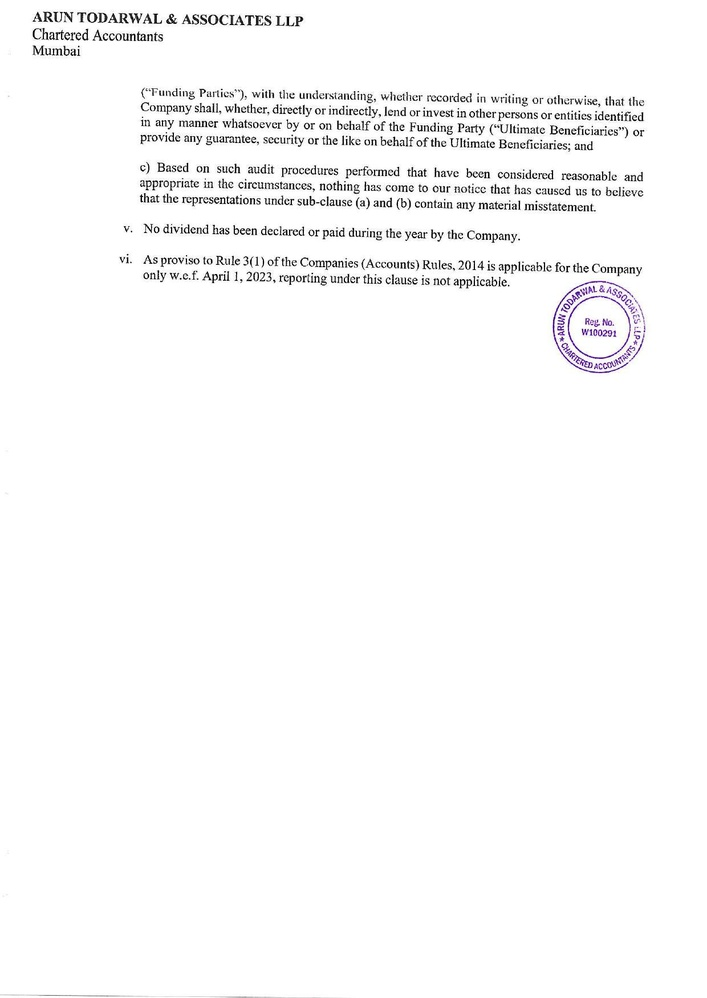
#> input picture images/6.jpeg, 707 x 998 px, shrunk from 1240 x 1752 before the run, found by its file name
$ python 'inclined image.py'
#> lines starting #> are read from the running program, lines starting #| are printed output that depends on the picture; after the words box and inside, x2 and y2 are one past the last pixel; in counts of white or black regions, pixels touching at a corner belong together; long printed decimals are rounded
import numpy as np
import cv2
import math
from scipy import ndimage

img_before = cv2.imread('6.jpeg')
#> img_before is the input picture: shape (998, 707, 3); mean B, G, R 249.6, 249.4, 249.5

# cv2.imshow("Before", img_before)
# key = cv2.waitKey(0)

img_gray = cv2.cvtColor(img_before, cv2.COLOR_BGR2GRAY)
img_edges = cv2.Canny(img_gray, 100, 100, apertureSize=3)
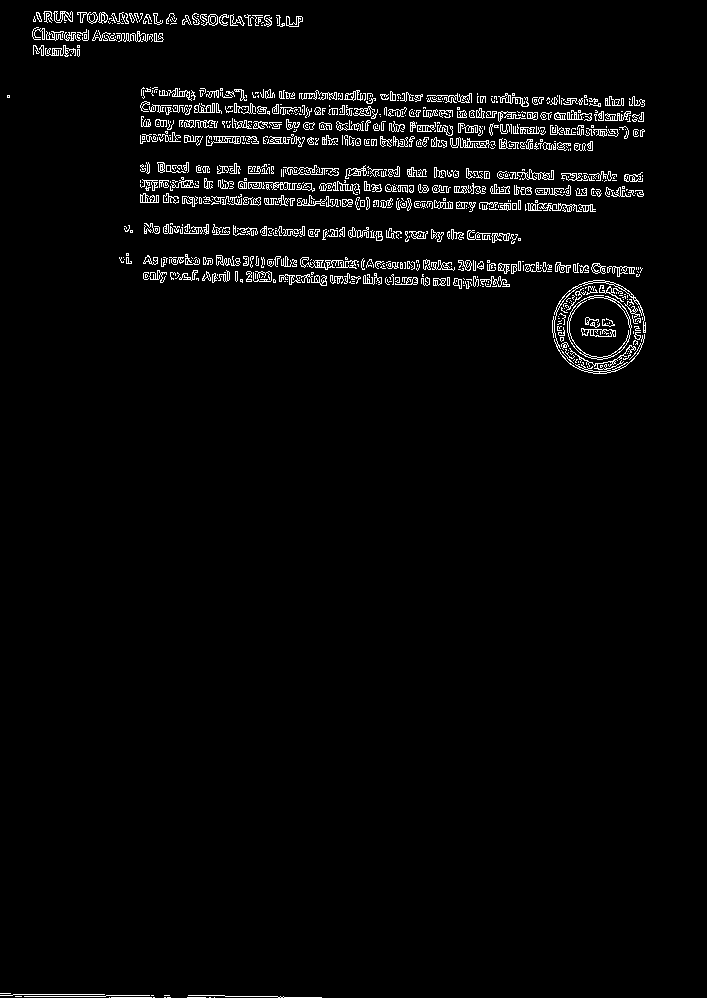
#> img_edges: shape (998, 707); 3% white in thin lines or dots
lines = cv2.HoughLinesP(img_edges, 1, math.pi / 180.0, 100, minLineLength=100, maxLineGap=10)
#> lines = 66 rows, first 6: [140, 186, 643, 195], [143, 263, 640, 272], [141, 110, 643, 119], [141, 109, 643, 118], [390, 100, 644, 105], [140, 181, 642, 190]

angles = []


for [[x1, y1, x2, y2]] in lines:
      # cv2.line(img_before, (x1, y1), (x2, y2), (255, 0, 0), 3)
      angle = math.degrees(math.atan2(y2 - y1, x2 - x1))
      angles.append(angle)
#> this loop made 66 passes
#> (x1, y1, x2, y2, angle) on passes 1 to 12: (140, 186, 643, 195, 1.03), (143, 263, 640, 272, 1.04), (141, 110, 643, 119, 1.03), (141, 109, 643, 118, 1.03), (390, 100, 644, 105, 1.13), (140, 181, 642, 190, 1.03), (145, 257, 626, 266, 1.07), (230, 107, 423, 110, 0.891), (141, 90, 510, 96, 0.932), (141, 125, 291, 128, 1.15), (281, 174, 426, 176, 0.79), (142, 164, 642, 181, 1.95)
#> after the loop, angles = 66 values, max 2.03 at index 41, min 0 at index 56, mean 1.11

print(angles)
#| [1.025, 1.037, 1.027, 1.027, 1.128, 1.027, 1.072, 0.8905, 0.9316, 1.146, 0.7902, 1.947, 1.037, 0.8873, 0.8185, 1.014, 0.9485, 1.947, 1.025, 0.9265, 0.9142, 1.014, 1.014, 0.971, 0.9902, 1.01
# cv2.imshow("Detected lines", img_before)
key = cv2.waitKey(0)
#> (key Esc is pressed here)

median_angle = np.median(angles)
#> median_angle = 1.02
img_rotated = ndimage.rotate(img_before, median_angle)
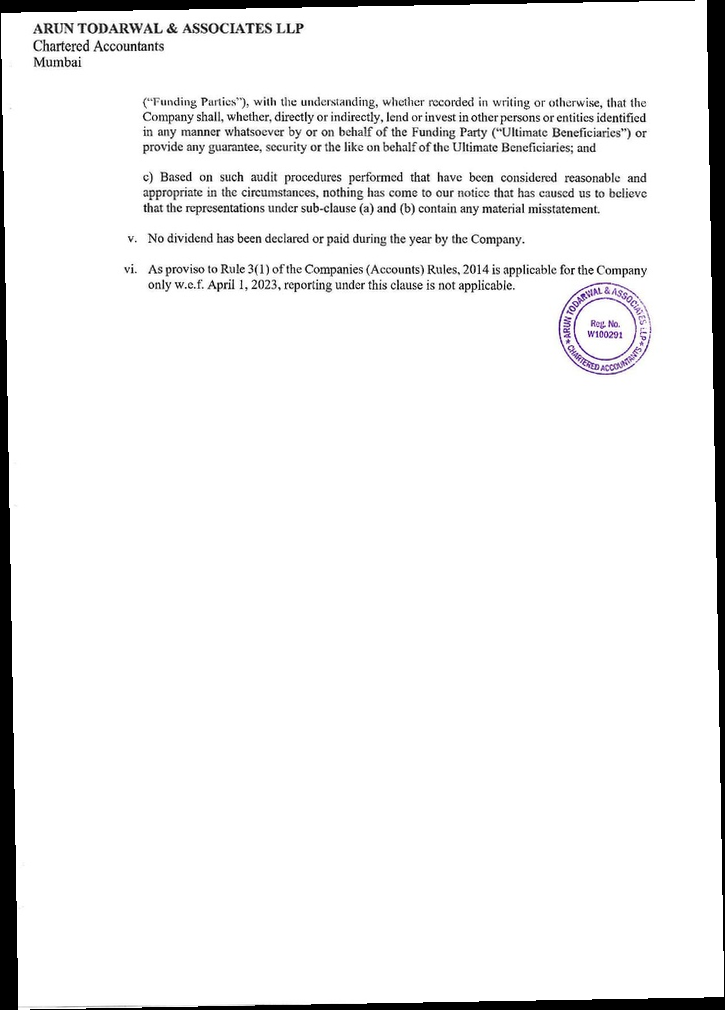
#> img_rotated: shape (1010, 725, 3); mean B, G, R 239.8, 239.7, 239.8

print(median_angle)
#| 1.020
cv2.imwrite('rotated.png', img_rotated)
